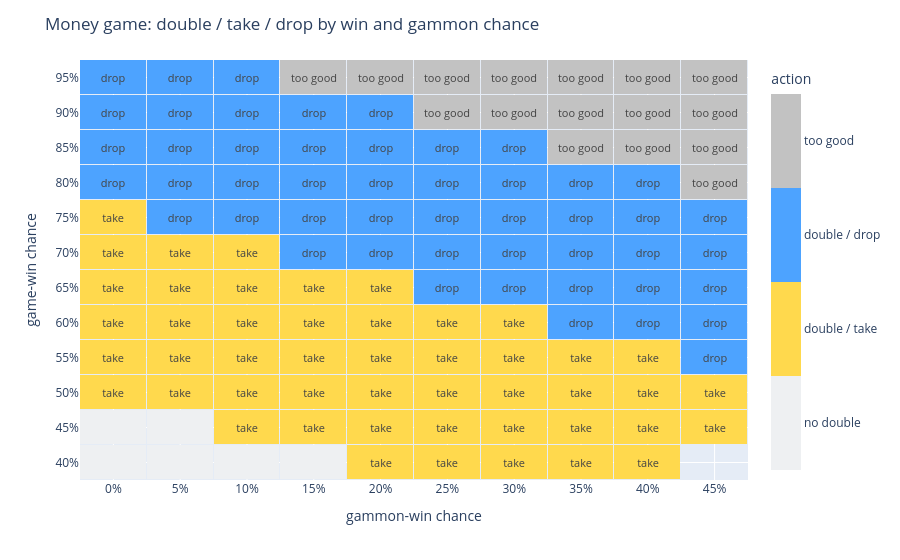

The notebook cell this image was saved under:
### Markdown cell above
## Gammons bend the line

A **gammon** is a double-stake win. Threaten one and doubling can backfire: the opponent drops and you bank one point when playing on might have won two. That is **too good to double**.

Gammons move every threshold. With a dead cube they fold into one number. Your cubeless equity is $E = 2W - 1 + G$, with $W$ your win chance and $G$ your gammon chance, and $m = (E + 1)/2 = W + G/2$ is the same equity on a 0-to-1 scale; with no gammons it is just $W$. Double past $m = 0.5$, the opponent drops past $m = 0.75$, too good past $m = 1$.

Each cell of the map is a position: your win chance down the side, your gammon chance across the top. A gammon is a win too, so it never exceeds the win chance. Colour is the cube action in a money game, straight from the rule.

- **Yellow** — double, and the opponent has a **take**.
- **Blue** — double, and the opponent must **drop**; you cash a point.

Grey is the two ends: *no double* along the bottom, where you do not like it enough yet, and *too good* in the top right, where you would rather play on for the gammon than cash. The lines are dead-cube; a live cube nudges the drop boundary out a touch.

### Code cell
import plotly.graph_objects as go

WINS = list(range(40, 100, 5))
GAMS = list(range(0, 46, 5))


def action(win, gammon):
    w, g = win / 100, gammon / 100
    if g > w:
        return None
    m = w + g / 2
    if m < 0.5:
        return 0
    if m <= 0.75:
        return 1
    if m <= 1.0:
        return 2
    return 3


LABELS = ["no double", "double / take", "double / drop", "too good"]
CELL = {0: "", 1: "take", 2: "drop", 3: "too good", None: ""}
z = [[action(w, g) for g in GAMS] for w in WINS]
text = [[CELL[action(w, g)] for g in GAMS] for w in WINS]

colors = ["#eef0f2", "#ffd94d", "#4da3ff", "#c2c2c2"]
scale = []
for i, c in enumerate(colors):
    scale += [[i / 4, c], [(i + 1) / 4, c]]

fig = go.Figure(go.Heatmap(
    z=z, x=[f"{g}%" for g in GAMS], y=[f"{w}%" for w in WINS],
    text=text, texttemplate="%{text}", textfont=dict(size=11),
    colorscale=scale, zmin=-0.5, zmax=3.5, xgap=1, ygap=1,
    colorbar=dict(tickvals=[0, 1, 2, 3], ticktext=LABELS, title="action")))
fig.update_layout(
    title="Money game: double / take / drop by win and gammon chance",
    xaxis_title="gammon-win chance", yaxis_title="game-win chance",
    margin=dict(t=60))
fig.show()

### Figure 1 — Plotly figure (JSON) as saved in the notebook; plotly's stock layout.template omitted (floating-point values rounded to 4 significant figures)
{"data": [{"colorbar": {"ticktext": ["no double", "double / take", "double / drop", "too good"], "tickvals": [0, 1, 2, 3], "title": {"text": "action"}}, "colorscale": [[0, "#eef0f2"], [0.25, "#eef0f2"], [0.25, "#ffd94d"], [0.5, "#ffd94d"], [0.5, "#4da3ff"], [0.75, "#4da3ff"], [0.75, "#c2c2c2"], [1, "#c2c2c2"]], "text": [["", "", "", "", "take", "take", "take", "take", "take", ""], ["", "", "take", "take", "take", "take", "take", "take", "take", "take"], ["take", "take", "take", "take", "take", "take", "take", "take", "take", "take"], ["take", "take", "take", "take", "take", "take", "take", "take", "take", "drop"], ["take", "take", "take", "take", "take", "take", "take", "drop", "drop", "drop"], ["take", "take", "take", "take", "take", "drop", "drop", "drop", "drop", "drop"], ["take", "take", "take", "drop", "drop", "drop", "drop", "drop", "drop", "drop"], ["take", "drop", "drop", "drop", "drop", "drop", "drop", "drop", "drop", "drop"], ["drop", "drop", "drop", "drop", "drop", "drop", "drop", "drop", "drop", "too good"], ["drop", "drop", "drop", "drop", "drop", "drop", "drop", "too good", "too good", "too good"], ["drop", "drop", "drop", "drop", "drop", "too good", "too good", "too good", "too good", "too good"], ["drop", "drop", "drop", "too good", "too good", "too good", "too good", "too good", "too good", "too good"]], "textfont": {"size": 11}, "texttemplate": "%{text}", "type": "heatmap", "x": ["0%", "5%", "10%", "15%", "20%", "25%", "30%", "35%", "40%", "45%"], "xgap": 1, "y": ["40%", "45%", "50%", "55%", "60%", "65%", "70%", "75%", "80%", "85%", "90%", "95%"], "ygap": 1, "z": [[0, 0, 0, 0, 1, 1, 1, 1, 1, null], [0, 0, 1, 1, 1, 1, 1, 1, 1, 1], [1, 1, 1, 1, 1, 1, 1, 1, 1, 1], [1, 1, 1, 1, 1, 1, 1, 1, 1, 2], [1, 1, 1, 1, 1, 1, 1, 2, 2, 2], [1, 1, 1, 1, 1, 2, 2, 2, 2, 2], [1, 1, 1, 2, 2, 2, 2, 2, 2, 2], [1, 2, 2, 2, 2, 2, 2, 2, 2, 2], [2, 2, 2, 2, 2, 2, 2, 2, 2, 3], [2, 2, 2, 2, 2, 2, 2, 3, 3, 3], [2, 2, 2, 2, 2, 3, 3, 3, 3, 3], [2, 2, 2, 3, 3, 3, 3, 3, 3, 3]], "zmax": 3.5, "zmin": -0.5}], "layout": {"margin": {"t": 60}, "title": {"text": "Money game: double / take / drop by win and gammon chance"}, "xaxis": {"title": {"text": "gammon-win chance"}}, "yaxis": {"title": {"text": "game-win chance"}}}}
